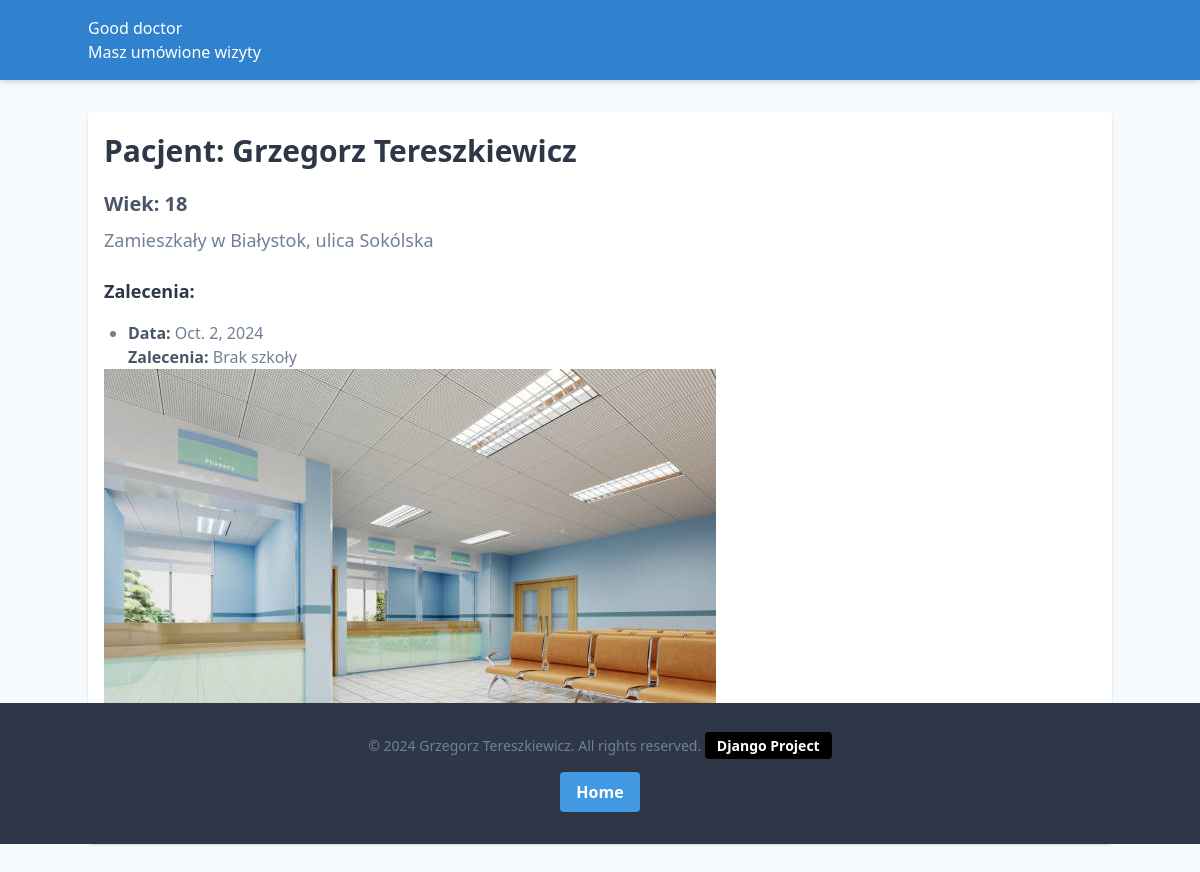
/GoodDoctor/details/1, run on an earlier commit of the app's database.
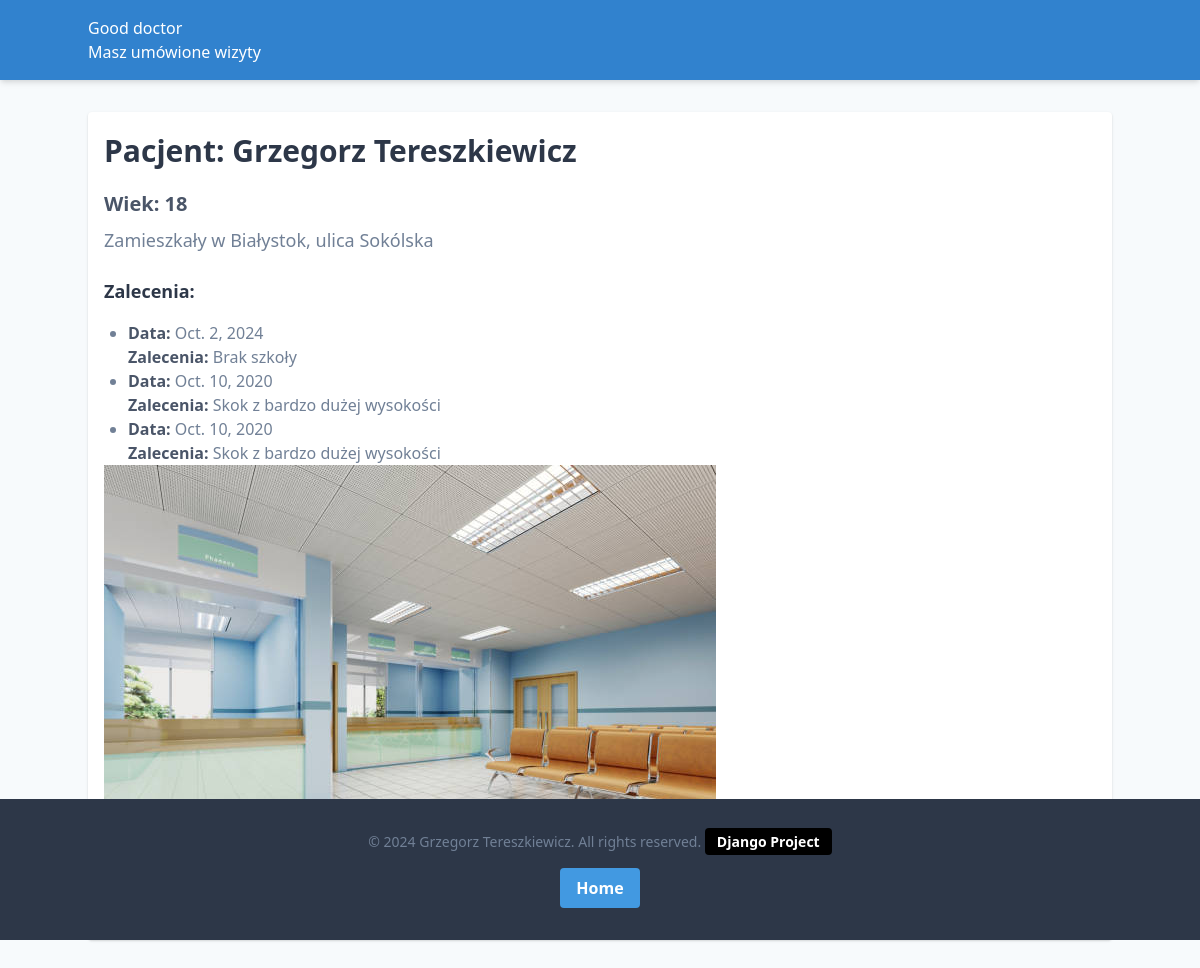
And on a later commit of the database.
### GoodDoctor/models.py (models this page shows, shortened)
class Wizyta(models.Model):
    date = models.DateField()
    zalecenia = models.CharField(max_length=255)
    pacjent = models.ForeignKey(Pacjent, on_delete=models.CASCADE)

### GoodDoctor/views.py (the view)
# urls.py: path("details/<int:id>", views.details, name="details"),
def details(request, id):
    detail = get_object_or_404(Pacjent, pk=id)
    wizyty = Wizyta.objects.filter(pacjent=detail)
    return render(
        request,
        "GoodDoctor/detail.html",
        {
            "detail": detail,
            "wizyty": wizyty,
        },
    )

### templates/GoodDoctor/detail.html
{% extends 'GoodDoctor/base.html' %}
{% block content %}
    <h1 class="text-3xl font-bold text-gray-800 mb-4">
        Pacjent: {{ detail.imie }} {{ detail.nazwisko }}
    </h1>
    <h2 class="text-xl font-semibold text-gray-700 mb-2">
        Wiek: {{ detail.wiek }}
    </h2>
    <h3 class="text-lg text-gray-600 mb-6">
        Zamieszkały w {{ detail.miasto }}, ulica {{ detail.ulica }}
    </h3>
    <h4 class="text-lg text-gray-800 mb-4 font-semibold">Zalecenia:</h4>
    {% if wizyty %}
        <ul class="list-disc pl-6 text-gray-600">
            {% for wizyta in wizyty %}
                <li>
                    <span class="font-bold text-gray-700">Data:</span> {{ wizyta.date }}<br>
                    <span class="font-bold text-gray-700">Zalecenia:</span> {{ wizyta.zalecenia }}
                </li>
            {% endfor %}
        </ul>
    {% else %}
        <p class="text-gray-500">Brak zaleceń dla tego pacjenta.</p>
    {% endif %}
{% endblock %}

What changed in the data, as far as the page shows it:
added Wizyta: date "Oct. 10, 2020", zalecenia "Skok z bardzo dużej wysokości"
added Wizyta: date "Oct. 10, 2020", zalecenia "Skok z bardzo dużej wysokości"
